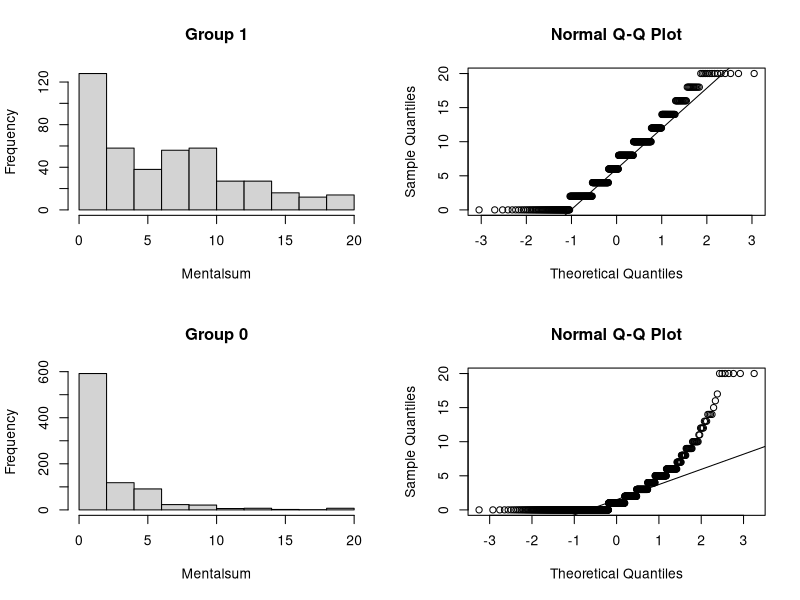

This figure's R source:
library(readr)
library(dplyr)
library(writexl)

# Read data
dat <- read_csv("data/matchedsample(1202).csv", show_col_types = FALSE) %>%
  transmute(
    Group = as.numeric(Group),
    Mentalsum = as.numeric(Mentalsum)
  ) %>%
  na.omit()

# Split groups
g1 <- dat %>% filter(Group == 1) %>% pull(Mentalsum)
g0 <- dat %>% filter(Group == 0) %>% pull(Mentalsum)

# Shapiro test
shapiro_res <- function(x, label){
  if (length(x) < 3 | length(x) > 5000) {
    return(data.frame(Group = label, n = length(x), W = NA, p = NA))
  }
  s <- shapiro.test(x)
  data.frame(Group = label, n = length(x),
             W = unname(s$statistic),
             p = s$p.value)
}

res <- rbind(
  shapiro_res(g1, "Migrant workers (Vietnam)"),
  shapiro_res(g0, "Non-migrant workers (Taiwan)")
)

# Save results
write_csv(res, "Mentalsum_normality.csv")
write_xlsx(res, "Mentalsum_normality.xlsx")

# Plots
png("Mentalsum_normality_plots.png", width = 1000, height = 800)
par(mfrow = c(2,2))

hist(g1, main = "Group 1", xlab = "Mentalsum")
qqnorm(g1); qqline(g1)

hist(g0, main = "Group 0", xlab = "Mentalsum")
qqnorm(g0); qqline(g0)

dev.off()

# Output
res
